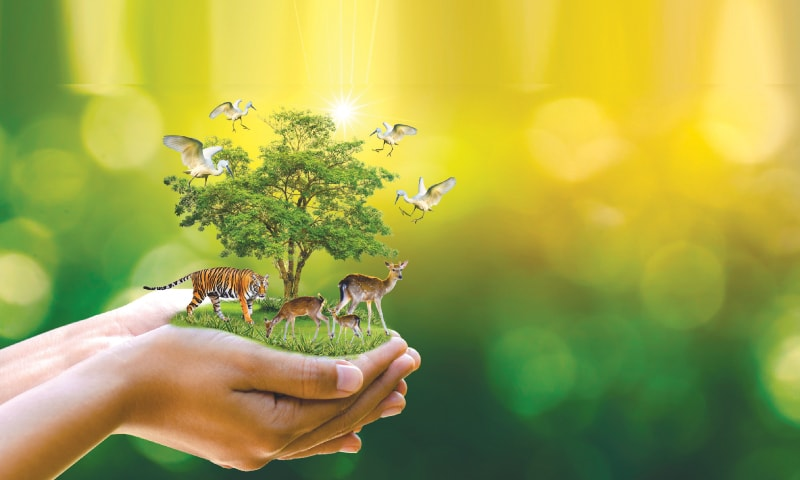
#> input picture Image.jpg, 800 x 480 px
$ jupyter execute 'Pillow - Pro Python.ipynb'
#> lines starting #> are read from the running program, lines starting #| are printed output that depends on the picture
[cell 1]
import PIL
from PIL import Image

[cell 2]
img = Image.open("Image.jpg")
#> img is the input picture: PIL image 800x480 RGB; mean R, G, B 161.9, 164.2, 72.7
img.show()

[cell 3]
print(img.mode)
#| RGB

[cell 4]
print(img.size)
#| (800, 480)

[cell 5]
print(img.format)
#| JPEG

[cell 6]
angle = 45
rotated_image= img.rotate(angle)
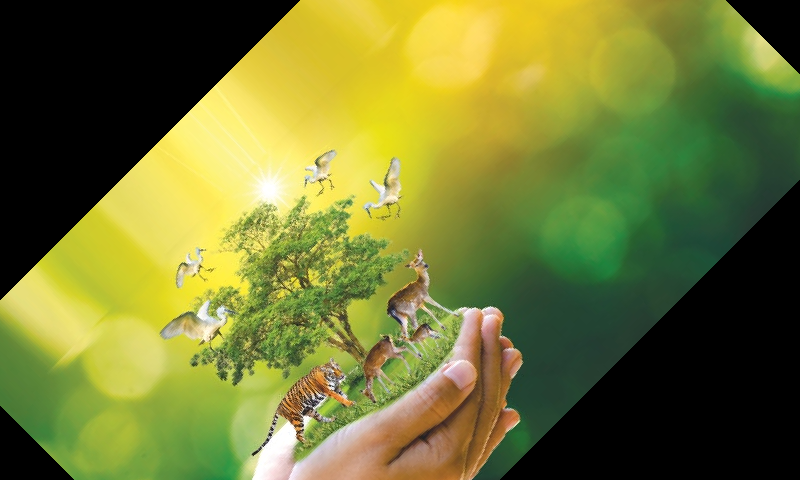
#> rotated_image: PIL image 800x480 RGB; mean R, G, B 114.4, 120.3, 51.1
rotated_image.show()
rotated_image.save("Rotated Image.jpg")

[cell 7]
size = (200,50)
resized_image= img.resize(size)
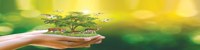
#> resized_image: PIL image 200x50 RGB; mean R, G, B 161.9, 164.2, 72.7
resized_image.show()
resized_image.save("Resized Image New.jpg")
print(resized_image.size)
#| (200, 50)
